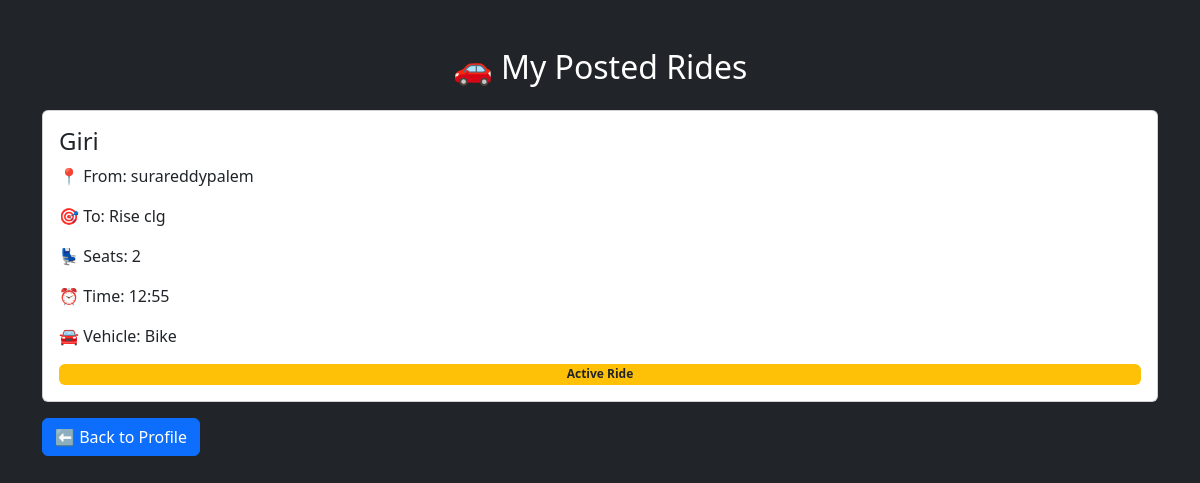
The page /myrides (signed in) on the database as committed earlier.
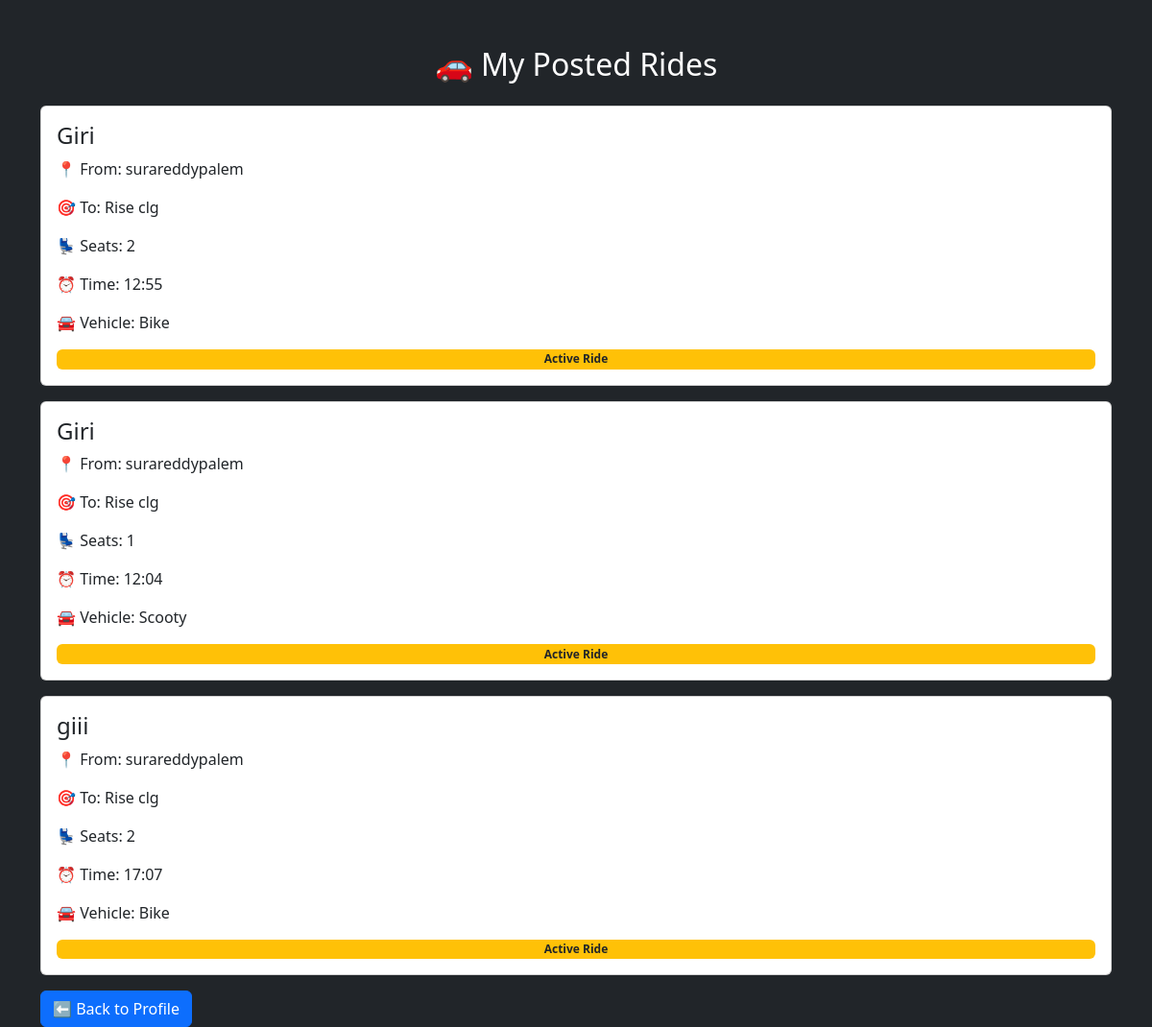
The same page on the database as committed later.
### tables this page shows
CREATE TABLE rides (
    id INTEGER PRIMARY KEY AUTOINCREMENT,
    username TEXT,
    name TEXT,
    from_location TEXT,
    destination TEXT,
    seats INTEGER,
    time TEXT,
    vehicle TEXT,
    phone TEXT,
    rating INTEGER DEFAULT 0,
    completed INTEGER DEFAULT 0
);

### app.py (the view)
@app.route("/myrides")
def myrides():
    if "user" not in session:
        return redirect("/login")
    username = session["user"]
    conn = connect_db()
    cursor = conn.cursor()
    cursor.execute(
        "SELECT * FROM rides WHERE username=?",
        (username,)
    )
    rides = cursor.fetchall()
    conn.close()
    return render_template("myrides.html", rides=rides)

### app.py (called while the page is built)
def connect_db():
    return sqlite3.connect("rides.db")

### templates/myrides.html (shortened to what this page needs)
<!DOCTYPE html>
<html>
<head>
    <link href="https://cdn.jsdelivr.net/npm/bootstrap@5.3.3/dist/css/bootstrap.min.css" rel="stylesheet">
</head>
<body class="bg-dark">
<div class="container mt-5">
    <h2 class="text-center text-white mb-4">
        🚗 My Posted Rides
    </h2>
    {% if rides %}
        {% for ride in rides %}
        <div class="card p-3 mb-3">
            <h4>{{ ride[2] }}</h4>
            <p>📍 From: {{ ride[3] }}</p>
            <p>🎯 To: {{ ride[4] }}</p>
            <p>💺 Seats: {{ ride[5] }}</p>
            <p>⏰ Time: {{ ride[6] }}</p>
            <p>🚘 Vehicle: {{ ride[7] }}</p>
            {% if ride[10] == 1 %}
                <span class="badge bg-success">
                    Completed ✅
                </span>
            {% else %}
                <span class="badge bg-warning text-dark">
                    Active Ride
                </span>
            {% endif %}
        </div>
        {% endfor %}
    {% else %}
        <div class="alert alert-info">
            No rides posted yet.
        </div>
    {% endif %}
    <a href="/profile" class="btn btn-primary">
        ⬅ Back to Profile
    </a>
</div>
</body>
</html>

Rows that differ between the two databases and show on the page:
added rides: name "Giri", from_location "surareddypalem", destination "Rise clg", seats "1", time "12:04", vehicle "Scooty", completed "Active Ride"
added rides: name "giii", from_location "surareddypalem", destination "Rise clg", seats "2", time "17:07", vehicle "Bike", completed "Active Ride"
